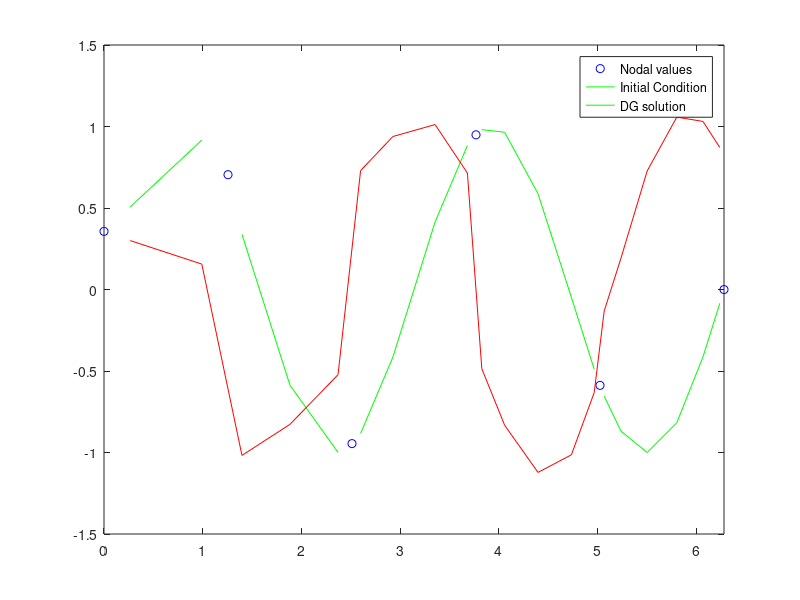

Recreate this plot in MATLAB.
% Varying polynomial order in each element
%
% ut + vel*ux = 0 
% Dirichlet u(0,t) = 0
% or periodic BC 
% Solved with DG weak form (arbitrary poly. order) and various fluxes
function A1Driver_1D_waveEq_local_Poly
clear all
clc

% Domain bounds
x_min=0.0
x_max=2*pi

% Advection velocity
vel=1.0

% Number of elements in the mesh 
NumElements=5 % min number of elements is 2

% Order of polymomials used for approximation 
N = 2 % staring order in first element (will be increased linearly)

% scheme  = numerical flux
%         = 0 (Central-Diff) --> Unstable
%         = 1 (Lax-Friedrichs)
%         = 2 (Lax-Wendroff)
%         = 3 (Murman-Roe)
%         = 4 (Godunov)
%         = 5 (Roe with entropy fix)
scheme=1;

% these parameters control what type of Jabobi polynomials: alpha=0.0; beta=0.0 is Legendre
alpha=0.0; beta=0.0; 

% Euler explicit
nt=100  % total time steps
dt=0.02 % time step

delay = 0.2; % frame delay for movie

% Boundary Condition: 
% 1 --> Periodic
% 0 --> Dirichlet
BC=1


%%%%%%%%%%%%%%%
%MESH
%%%%%%%%%%%%%%%
deltaX=(x_max-x_min)/NumElements; 



N=1;  % change starting at 2,3 etc.
dim_global=0;
% define node structure
for i=1:NumElements  

    mesh(i).local_poly=N*i; 
    dim_global=dim_global+mesh(i).local_poly;
    
    % define X coord in eahc mesh node
    [x,w] = JacobiGQ(alpha,beta,mesh(i).local_poly);   % if the polynomial is always the same this can be taken outside
         
    mesh(i).x_left=x_min+(i-1)*deltaX;
    mesh(i).x_right=x_min+(i)*deltaX;
        
    mesh(i).xglobal=zeros(mesh(i).local_poly+1,1);
    mesh(i).xglobal=Mapp_r2x(mesh(i).x_left,mesh(i).x_right,x); % this is a vector with all Gauss poijt for each element    
      
    mesh(i).flux_left=zeros(mesh(i).local_poly+1,1);  
    mesh(i).flux_right=zeros(mesh(i).local_poly+1,1);  
    
    mesh(i).J=ComputeJacobian(mesh(i).x_left,mesh(i).x_right);
    
    mesh(i).u=zeros(mesh(i).local_poly+1,1);
    mesh(i).u=Project_phys2modal(alpha,beta,mesh(i).local_poly, mesh(i).J,sin(2.0*mesh(i).xglobal)); % this is initial condition
    
    mesh(i).local=x;
    mesh(i).weight=w;
    
    %%%%%%%%%%%%%%%
    % Construct local to element matrices
    %%%%%%%%%%%%%%%

    mesh(i).D = GenerateDeriv1D(alpha,beta,mesh(i).local_poly);
%    size(mesh(i).D)
%    this fields could be included in each elements
%    mesh(i).f=zeros(mesh(i).local_poly+1,1); 
 
end



% this is used to identify nodes when computing fluxes at nodes 
Left_node=-1;
Right_node=1; 


%%%%%%%%%%%%%%%
% Construct global matrix
%%%%%%%%%%%%%%%


% allocate global matrices
Uglobal=zeros(dim_global,1);
Xplot=zeros(dim_global,1);
Uplot=zeros(dim_global,1);
Fluxglobal=zeros(dim_global,1);  
Matrixglobal=zeros(dim_global,dim_global);


% add local matrices to the diagonal of the golbal matrix

loc_start=1;
for i=1:NumElements  
   loc_end=loc_start+mesh(i).local_poly;
   Matrixglobal(loc_start:loc_end,loc_start:loc_end)=vel*mesh(i).D/mesh(i).J; % multiply block by Jacobian
   loc_start=loc_end+1;
end


%%%%%%%%%%%%%%%
% Initial plot (will be updated later)
%%%%%%%%%%%%%%%

OnlyNodes=zeros(NumElements+1,1);
OnlyUatNodes=zeros(NumElements+1,1);
%
count=1;
for i=1:NumElements
    OnlyNodes(i)=mesh(i).x_left;  % only h-mesh nodal information
    OnlyUatNodes(i)=Interpol_modal2phy(alpha,beta,mesh(i).local_poly,mesh(i).u,Left_node);
    for k=1:mesh(i).local_poly+1  
       Xplot(count)=mesh(i).xglobal(k); % info at all h/p nodes (including Gauss points)
       Uglobal(count)=mesh(i).u(k);
       Uplot(count)=Interpol_modal2phy(alpha,beta,mesh(i).local_poly,mesh(i).u,x(k));
       count=count+1;
    end
end
OnlyNodes(NumElements+1)=mesh(NumElements).x_right;
OnlyUatNodes(NumElements+1)=Interpol_modal2phy(alpha,beta,mesh(NumElements).local_poly,mesh(NumElements).u,Right_node);

plot(OnlyNodes,OnlyUatNodes,'bo'); hold('on'); 
for i=1:NumElements  
   plot(mesh(i).xglobal , Interpol_modal2phy_all_points(alpha,beta,mesh(i).local_poly,mesh(i).u),'g-'); 
end
%  data will be updated later
p = plot(Xplot,Uplot,'r');
legend('Nodal values', 'Initial Condition','DG solution');
axis([x_min x_max -1.5 1.5]); hold('off'); 
%you can use polyval to plot a polynomial and not lines between high order nodes, but movie is difficult to make

%%%%%%%%%%%%%%%
% Time marching (using Euler explicit)
%%%%%%%%%%%%%%%

CFL=vel*dt/(Mapp_r2x(mesh(NumElements).x_left,mesh(NumElements).x_right,x(2))-Mapp_r2x(mesh(NumElements).x_left,mesh(NumElements).x_right,x(1)))

dx=vel*dt/CFL;

for k=1:nt  
display('iteration: '); k

%%%%%%%%%%%%%%%
% Update flux vector, including boundary conditions
%%%%%%%%%%%%%%%
for i=2:NumElements-1  % this hould be nodes!! not elements 
  
   % LEFT NODE OF ELEMENT i where  fnode_ext--o--fnode_int        
    fnode_ext=Interpol_modal2phy(alpha,beta,mesh(i-1).local_poly,vel*mesh(i-1).u,Right_node); % evaluate flux at element edge (-1 or 1)      
    fnode_int=Interpol_modal2phy(alpha,beta,mesh(i).local_poly,vel*mesh(i).u,Left_node);            

    mesh(i).flux_left=ComputeFluxes(alpha,beta,mesh(i).local_poly,fnode_ext,fnode_int,Left_node,vel,scheme,dt,dx); % compute flux at left (x=-1) node of element i 
  
   % RIGTH NODE OF ELEMENT i where:  fnode_int--o--fnode_ext          
    fnode_ext=Interpol_modal2phy(alpha,beta,mesh(i+1).local_poly,vel*mesh(i+1).u,Left_node);  
    fnode_int=Interpol_modal2phy(alpha,beta,mesh(i).local_poly,vel*mesh(i).u,Right_node); % evaluate flux at element edge (-1 or 1)             

    mesh(i).flux_right=ComputeFluxes(alpha,beta,mesh(i).local_poly,fnode_int,fnode_ext,Right_node,vel,scheme,dt,dx); % compute flux at right (x=+1) node of element i

end

% Dirichlet
if(BC==0)
    if (k==1) 
        display('Dirichlet BC at x_min') 
    end

% FIRST ELEMENT
%BC LEFT NODE  OF ELEMENT 1: x=0
    %u_ext=Project_phys2modal(alpha,beta,N,J,-sin(vel*k*dt)*ones(N+1,1));%zeros(N+1,1);
    u_ext=Project_phys2modal(alpha,beta,mesh(1).local_poly,mesh(1).J,zeros(mesh(1).local_poly+1,1)); % ghost node
    fnode_ext=Interpol_modal2phy(alpha,beta,mesh(1).local_poly,u_ext,Right_node); % ghost element with zeros  
    normal_temp=-1.0;
    fnode_int=Interpol_modal2phy(alpha,beta,mesh(1).local_poly,mesh(1).u,Left_node);  
 
    mesh(1).flux_left=ComputeFluxes(alpha,beta,mesh(1).local_poly,fnode_ext,fnode_int,Left_node,vel,scheme,dt,dx); 

% RIGTH NODE OF ELEMENT 1         
    fnode_ext=Interpol_modal2phy(alpha,beta,mesh(2).local_poly,vel*mesh(2).u,Left_node); 
    fnode_int=Interpol_modal2phy(alpha,beta,mesh(1).local_poly,vel*mesh(1).u,Right_node); % evaluate flux at element edge (-1 or 1)            
 
    mesh(1).flux_right=ComputeFluxes(alpha,beta,mesh(1).local_poly,fnode_int,fnode_ext,Right_node,vel,scheme,dt,dx); % compute flux at right (x=+1) node of element i
 
% LAST ELEMENT  
% LEFT NODE OF ELEMENT NumElements        
    fnode_ext=Interpol_modal2phy(alpha,beta,mesh(NumElements-1).local_poly,vel*mesh(NumElements-1).u,Right_node); % evaluate flux at element edge (-1 or 1)      
    fnode_int=Interpol_modal2phy(alpha,beta,mesh(NumElements).local_poly,vel*mesh(NumElements).u,Left_node);            

    mesh(NumElements).flux_left=ComputeFluxes(alpha,beta,mesh(NumElements).local_poly,fnode_ext,fnode_int,Left_node,vel,scheme,dt,dx); % compute flux at left (x=-1) node of element i
 
% RIGHT NODE OF ELEMENT NumElements     
    fnode_int=Interpol_modal2phy(alpha,beta,mesh(NumElements).local_poly,vel*mesh(NumElements).u,Right_node); % evaluate flux at element edge (-1 or 1)          
    %u_ext=zeros(N+1,1);
    %fnode_ext=Interpol_modal2phy(alpha,beta,mesh(NumElements).local_poly,u_ext,Left_node); % ghost element with zeros  
    fnode_ext=fnode_int;
    normal_temp=1.0; 
 
    mesh(NumElements).flux_right=ComputeFluxes(alpha,beta,mesh(NumElements).local_poly,fnode_int,fnode_ext,Right_node,vel,scheme,dt,dx); % compute flux at right (x=+1) node of element i

end

% Periodic
if(BC==1)  
    if (k==1) 
        display('Periodic BC') 
    end

%FIRST ELEMENT:
% LEFT NODE OF ELEMENT 1
    fnode_ext=Interpol_modal2phy(alpha,beta,mesh(NumElements).local_poly,mesh(NumElements).u,Right_node); 
    fnode_int=Interpol_modal2phy(alpha,beta,mesh(1).local_poly,mesh(1).u,Left_node);  

    mesh(1).flux_left=ComputeFluxes(alpha,beta,mesh(1).local_poly,fnode_ext,fnode_int,Left_node,vel,scheme,dt,dx);
  
% RIGTH NODE OF ELEMENT 1             
    fnode_ext=Interpol_modal2phy(alpha,beta,mesh(2).local_poly,vel*mesh(2).u,Left_node); 
    fnode_int=Interpol_modal2phy(alpha,beta,mesh(1).local_poly,vel*mesh(1).u,Right_node);            

    mesh(1).flux_right=ComputeFluxes(alpha,beta,mesh(1).local_poly,fnode_int,fnode_ext,Right_node,vel,scheme,dt,dx); % compute flux at right (x=+1) node of element i

%LAST ELEMENT: 
% LEFT NODE OF ELEMENT NumElements        
    fnode_ext=Interpol_modal2phy(alpha,beta,mesh(NumElements-1).local_poly,vel*mesh(NumElements-1).u,Right_node); % evaluate flux at element edge (-1 or 1)      
    fnode_int=Interpol_modal2phy(alpha,beta,mesh(NumElements).local_poly,vel*mesh(NumElements).u,Left_node);            
 
    mesh(NumElements).flux_left=ComputeFluxes(alpha,beta,mesh(NumElements).local_poly,fnode_ext,fnode_int,Left_node,vel,scheme,dt,dx); % compute flux at left (x=-1) node of element i
   
% RIGHT NODE OF ELEMENT NumElements         
   fnode_ext=Interpol_modal2phy(alpha,beta,mesh(1).local_poly,vel*mesh(1).u,Left_node); % evaluate flux at element edge (-1 or 1)      
   fnode_int=Interpol_modal2phy(alpha,beta,mesh(NumElements).local_poly,vel*mesh(NumElements).u,Right_node);            

   mesh(NumElements).flux_right=ComputeFluxes(alpha,beta,mesh(NumElements).local_poly,fnode_int,fnode_ext,Right_node,vel,scheme,dt,dx); % compute flux at left (x=-1) node of element i
end %(periodicBC==1)   
 
 
% Update Flux vector and vector to plot solution
count=1;
for i=1:NumElements  
  for k=1:mesh(i).local_poly+1
     Fluxglobal(count)=(-mesh(i).flux_right(k)+mesh(i).flux_left(k))/mesh(i).J; % update fluxes in golbal vector fluxes
     count=count+1;
  end
end
%%%%%%%%%%%%%%


Uglobal=Uglobal+dt*(Matrixglobal'*Uglobal+Fluxglobal);  % *1/J is now done before

count=1;
for i=1:NumElements  
  for k=1:mesh(i).local_poly+1  
      mesh(i).u(k)=Uglobal(count);  % copy new data to nodal strucuture 
      Uplot(count)=Interpol_modal2phy(alpha,beta,mesh(i).local_poly,mesh(i).u,x(k));
     count=count+1;
  end
  end  


% redraw solution
set(p,'ydata',Uplot);
pause(delay)
 
  end % time marching



  end  % end main function


%%%%%%%%%%%%%%%
%%%%%%%%%%%%%%%
% Additional functions 
%%%%%%%%%%%%%%%
%%%%%%%%%%%%%%%

function [P] = JacobiP(x,alpha,beta,N)
% function [P] = JacobiP(x,alpha,beta,N)
% Purpose: Evaluate Jacobi Polynomial of type (alpha,beta) > -1
%          (alpha+beta <> -1) at points x for order N and returns P[1:length(xp))]
% Note   : They are normalized to be orthonormal.

% Turn points into row if needed.
xp = x; dims = size(xp);
if (dims(2)==1) xp = xp'; end;

PL = zeros(N+1,length(xp)); 

% Initial values P_0(x) and P_1(x)
gamma0 = 2^(alpha+beta+1)/(alpha+beta+1)*gamma(alpha+1)*...
    gamma(beta+1)/gamma(alpha+beta+1);
PL(1,:) = 1.0/sqrt(gamma0);
if (N==0) P=PL'; return; end;
gamma1 = (alpha+1)*(beta+1)/(alpha+beta+3)*gamma0;
PL(2,:) = ((alpha+beta+2)*xp/2 + (alpha-beta)/2)/sqrt(gamma1);
if (N==1) P=PL(N+1,:)'; return; end;

% Repeat value in recurrence.
aold = 2/(2+alpha+beta)*sqrt((alpha+1)*(beta+1)/(alpha+beta+3));

% Forward recurrence using the symmetry of the recurrence.
for i=1:N-1
  h1 = 2*i+alpha+beta;
  anew = 2/(h1+2)*sqrt( (i+1)*(i+1+alpha+beta)*(i+1+alpha)*...
      (i+1+beta)/(h1+1)/(h1+3));
  bnew = - (alpha^2-beta^2)/h1/(h1+2);
  PL(i+2,:) = 1/anew*( -aold*PL(i,:) + (xp-bnew).*PL(i+1,:));
  aold =anew;
end;

P = PL(N+1,:)';
end

%%%%%%%%%%%%%%%

function [x] = JacobiGL(alpha,beta,N)
% function [x] = JacobiGL(alpha,beta,N)
% Purpose: Compute the N'th order Gauss Lobatto quadrature 
%          points, x, associated with the Jacobi polynomial,
%          of type (alpha,beta) > -1 ( <> -0.5). 

x = zeros(N+1,1);
if (N==1) x(1)=-1.0; x(2)=1.0; return; end;

[xint,w] = JacobiGQ(alpha+1,beta+1,N-2);
x = [-1, xint', 1]';
end

%%%%%%%%%%%%%%%

function [x,w] = JacobiGQ(alpha,beta,N)
% function [x,w] = JacobiGQ(alpha,beta,N)
% Purpose: Compute the N'th order Gauss quadrature points, x, 
%          and weights, w, associated with the Jacobi 
%          polynomial, of type (alpha,beta) > -1 ( <> -0.5).

if (N==0) x(1)= -(alpha-beta)/(alpha+beta+2); w(1) = 2; return; end;

% Form symmetric matrix from recurrence.
J = zeros(N+1);
h1 = 2*(0:N)+alpha+beta;
J = diag(-1/2*(alpha^2-beta^2)./(h1+2)./h1) + ...
    diag(2./(h1(1:N)+2).*sqrt((1:N).*((1:N)+alpha+beta).*...
    ((1:N)+alpha).*((1:N)+beta)./(h1(1:N)+1)./(h1(1:N)+3)),1);
if (alpha+beta<10*eps) J(1,1)=0.0;end;
J = J + J';

%Compute quadrature by eigenvalue solve
[V,D] = eig(J); x = diag(D);
w = (V(1,:)').^2*2^(alpha+beta+1)/(alpha+beta+1)*gamma(alpha+1)*...
    gamma(beta+1)/gamma(alpha+beta+1);
end

%%%%%%%%%%%%%%%

function [dP] = GradJacobiP(r, alpha, beta, N)
% function [dP] = GradJacobiP(r, alpha, beta, N);
% Purpose: Evaluate the derivative of the Jacobi polynomial of type (alpha,beta)>-1,
%	       at points r for order N and returns dP[1:length(r))]        

dP = zeros(length(r), 1);
  if(N == 0)
    dP(:,:) = 0.0; 
  else
    dP = sqrt(N*(N+alpha+beta+1))*JacobiP(r(:),alpha+1,beta+1, N-1);
  end;
  end


%%%%%%%%%%%%%%%

function [M] = GenerateMass_matrix1D(alpha,beta,N)
% function [D] = Mass amtrix
% integral of p*p

[x,w] = JacobiGQ(alpha,beta,N);
M = zeros((N+1),(N+1));

% Initialize matrix
for i=1:N+1
  P1 = JacobiP(x, alpha, beta, i-1); 
  for j=1:N+1
   P2 = JacobiP(x,alpha,beta,j-1);
       for k=1:N+1
         M(i,j)=M(i,j)+w(k)*P1(k)*P2(k) ; 
       end
       end
       end

       end

%%%%%%%%%%%%%%%

function [D] = GenerateDeriv1D(alpha,beta,N)
% function [D] = First derivative matrix
% integral of dp/dx*p

[x,w] = JacobiGQ(alpha,beta,N);
D = zeros((N+1),(N+1));

% Initialize matrix
for i=1:N+1
   P = JacobiP(x,alpha,beta,i-1); 
  for j=1:N+1
       dP = GradJacobiP(x, alpha, beta, j-1);
     for k=1:N+1
       D(i,j) =D(i,j)+w(k)*P(k)*dP(k);
     end
     end
     end
     end 

%%%%%%%%%%%%%%%

function [DD] = Generate2ndDeriv1D(alpha,beta,N)
% function [DD] = Second derivative matrix
% integral of dp/dx*dp/dx

[x,w] = JacobiGQ(alpha,beta,N);
DD = zeros((N+1),(N+1));

% Initialize matrix
for i=1:N+1
  dP1 = GradJacobiP(x, alpha, beta, i-1); 
  for j=1:N+1
    dP2 = GradJacobiP(x,alpha,beta,j-1);
     for k=1:N+1
        DD(i,j) =DD(i,j)+w(k)*dP1(k)*dP2(k) ;
     end
     end
     end
     end

%%%%%%%%%%%%%%%
%%%%%%%%%%%%%%%

function RHS=ComputeRHS(alpha,beta,N)
[x,w] = JacobiGQ(alpha,beta,N+1);

RHS=zeros((N+1),1);

F=ComputeF(alpha,beta,N);
   
  for i=1:N+1  
   P = JacobiP(x, alpha, beta, i-1); 
     for k=1:N+1
      RHS(i,1) =RHS(i) +w(k)*P(k)*F(k) ; 
     end
     end
     end

%%%%%%%%%%%%%%%

function F=ComputeF(alpha,beta,N)
  
[x,w] = JacobiGQ(alpha,beta,N);
F=zeros((N+1),1) ;

  for k=1:N+1
    F(k,1)=x(k)*x(k);  % whatever function
  end
  end

%%%%%%%%%%%%%%%

function modal=Project_phys2modal(alpha,beta,N,J,f)
  % the operation is: u_modal=M^-1 \int u_phy*phi --> M^1 is 1/J here
  % here the mass matrix is the identity (if not this needs to be change)

[x,w] = JacobiGQ(alpha,beta,N);
modal=zeros((N+1),1) ;

  for i=1:N+1  
   P = JacobiP(x, alpha, beta, i-1); 
     for k=1:N+1
      modal(i,1) =modal(i,1)+w(k)*P(k)*f(k); %*J/J ; 
     end
  end   
end 

%%%%%%%%%%%%%%%

function Phy=Interpol_modal2phy(alpha,beta,N,f_modal,at_x)
  % the operation is: u_phy=Sum(u_modal*phi)
Phy=0.0;

  for i=1:N+1  
   P = JacobiP(at_x, alpha, beta, i-1); 
      Phy = Phy+f_modal(i)*P ; %modes start at 1 and poly array at 1, but min order is zero
  end
end 

%%%%%%%%%%%%%%%

function Phy=Interpol_modal2phy_all_points(alpha,beta,N,f_modal)
  % the operation is: u_phy=Sum(u_modal*phi)
Phy=0.0;
[x,w] = JacobiGQ(alpha,beta,N);

  for i=1:N+1  
   P = JacobiP(x, alpha, beta, i-1); 
      Phy =Phy+f_modal(i)*P ; %modes start at 1 and poly array at 1, but min order is zero
  end
end 

%%%%%%%%%%%%%%%

function xglobal=Mapp_r2x(a,b,xlocal);
 % 1D affine mappings r=[-1,1]-->x=[x_coord_left,x_coord_right]
  h=abs(a-b);
  xglobal=a+(1.0+xlocal)*(h)/2.0; % r runs from -1 to 1
end

function xlocal=UnMapp_x2r(a,b,xglobal);
 % 1D affine mappings r=[-1,1]<--x=[x_coord_left,x_coord_right]
  h=abs(a-b);
  xlocal=(xglobal-a)*2.0/h-1.0; % r runs from -1 to 1
end

%%%%%%%%%%%%%%%

function J=ComputeJacobian(a,b);
  J=abs(a-b)/2.0;
end

%%%%%%%%%%%%%%%

function Flux=ComputeFlux_Lax1D(alpha,beta,N,f1,f2,normal2,normal1,at_x,vel,alfaFlux)

Flux=zeros((N+1),1);
temp=((f1+f2)/2.0+abs(vel)*(f1*normal1+f2*normal2)*(1.0-alfaFlux)/2.0);
  for i=1:N+1  
   P = JacobiP(at_x, alpha, beta, i-1);   
      Flux(i,1) =temp*P ;      
  end   
end


%%%%%%%%%%%%%%%%%
%%%%%%%%%%%%%%%
%%%%%%%%%%%%%%%%
%------------------------------------------------------------------------------
% Flux of conservation law
%------------------------------------------------------------------------------
function flux = FLUX(u)
%flux = 0.5*u^2; %Burgers
flux = u; % linear advection
end

%------------------------------------------------------------------------------
% Derivative of flux in conservation law
%------------------------------------------------------------------------------
function dflux = DFLUX(u)
%dflux = u;  % Burger's
dflux = 1.0; % linear advection
end

%------------------------------------------------------------------------------
% Approximate Derivative of flux in conservation law
%------------------------------------------------------------------------------
function a = ADFLUX(u,v)
if abs(u-v) > 1.e-14
   a = (FLUX(u) - FLUX(v))/(u-v);
else
   a = DFLUX(u);
end
end

%------------------------------------------------------------------------------
% Numerical flux function
%------------------------------------------------------------------------------
function Flux = ComputeFluxes(alpha,beta,N,u,v,at_x,vel,scheme,dt,dx)
lambda=1.0;   

if scheme==0
   % Central-Diff, 
   temp = 0.5*(FLUX(u) + FLUX(v));
elseif scheme==1
   % Lax-friedrichs
   temp = 0.5*(FLUX(u) + FLUX(v)) - (0.5/lambda)*(v - u);
elseif scheme==2
   % Lax-wendroff
   a = ADFLUX(u,v);
   temp = 0.5*(FLUX(u) + FLUX(v)) - (0.5*lambda*a)*(FLUX(v) - FLUX(u));
elseif scheme==3
   % Murman-Roe
   a = ADFLUX(u,v);
   temp = 0.5*(FLUX(u) + FLUX(v)) - 0.5*abs(a)*(v - u);
elseif scheme==4
   % Godunov flux
   if u < v
      u1 = max(0,u);
      u2 = min(0,v);
      temp = max( FLUX(u1), FLUX(u2) );
   else
      temp = max( FLUX(u), FLUX(v) );
   end
elseif scheme==5
   % Roe with entropy fix
   delta = 0.5*max(0, abs(v-u));
   a = abs(ADFLUX(u,v));
   if a < delta
      a = delta;
   end
   temp = 0.5*(FLUX(u) + FLUX(v)) - 0.5*a*(v - u);
end
   
   Flux=zeros((N+1),1);
  for i=1:N+1  
   P = JacobiP(at_x, alpha, beta, i-1);   
      Flux(i,1) =temp*P ;      
  end   
  end




